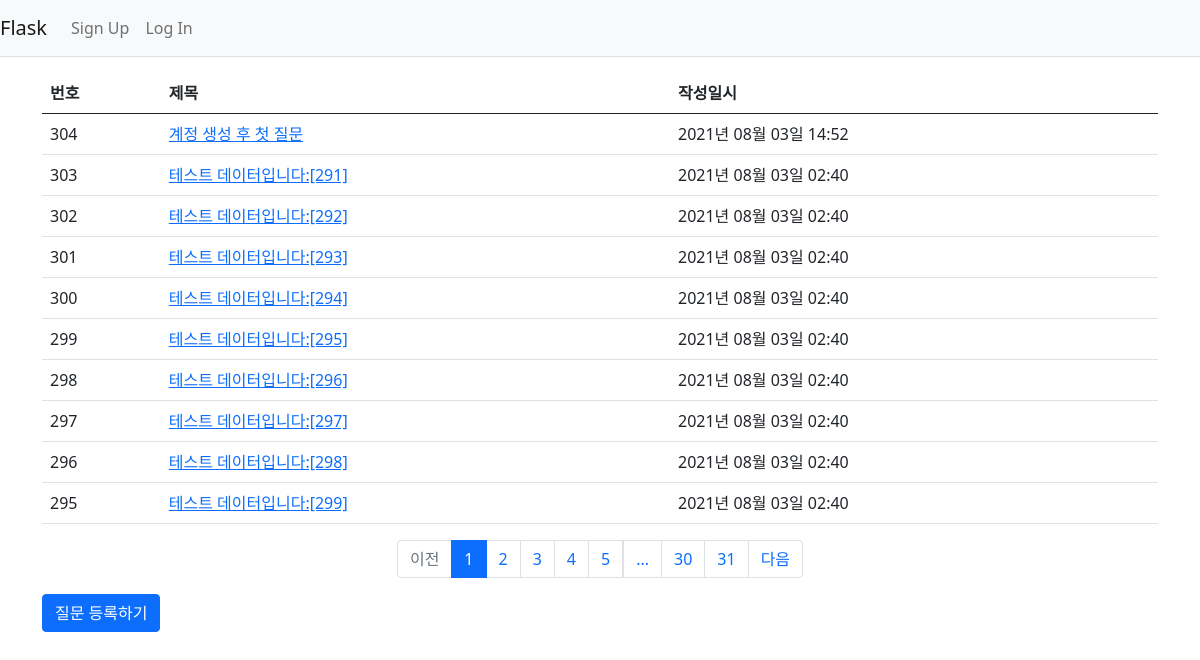
The page /question/list on the database its author committed.
### flask_app/models.py (models this page shows)
class Question(db.Model):
    id = db.Column(db.Integer, primary_key=True)
    subject = db.Column(db.String(200), nullable=False)
    content = db.Column(db.Text(), nullable=False)
    create_date = db.Column(db.DateTime(), nullable=False)
    user_id = db.Column(db.Integer, db.ForeignKey('user.id', ondelete='CASCADE'), nullable=False)
    user = db.relationship('User', backref=db.backref('question_set'))

### flask_app/views/question_views.py (the view)
@bp.route('/list')
def _list():
    page = request.args.get('page', type=int, default=1)
    question_list = Question.query.order_by(Question.create_date.desc())
    question_list = question_list.paginate(page, per_page=10)
    return render_template('question/question_list.html', question_list = question_list)

### flask_app/filter.py (called while the page is built)
def format_datetime(value, fmt='%Y년 %m월 %d일 %H:%M'):
    return value.strftime(fmt)

### flask_app/views/auth_views.py (called while the page is built)
@bp.before_app_request
def load_logged_in_user():
    user_id = session.get('user_id')
    if user_id is None:
        g.user = None
    else:
        g.user = User.query.get(user_id)

### flask_app/templates/question/question_list.html (shortened to what this page needs)
{% extends 'base.html' %}
{% block content %}
<div class="container my-3">
    <table class="table">
        <thead>
        <tr class="thead-dark">
            <th>번호</th>
            <th>제목</th>
            <th>작성일시</th>
        </tr>
        </thead>
        <tbody>
        {% if question_list %}
        {% for question in question_list.items %}
        <tr>
            <td>{{ question_list.total - ((question_list.page - 1) * question_list.per_page) - loop.index0 }}</td>
            <td>
                <a href="{{ url_for('question.detail', question_id=question.id) }}">{{ question.subject }}</a>
            </td>
            <td>{{ question.create_date|datetime }}</td>
        </tr>
        {% endfor %}
        {% else %}
        <tr>
            <td colspan="3">질문이 없습니다.</td>
        </tr>
        {% endif %}
        </tbody>
    </table>
    <ul class="pagination justify-content-center">
        {% if question_list.has_prev %}
        <li class='page-item'>
            <a class='page-link' href="?page={{ question_list.prev_num }}">이전</a>
        </li>
        {% else %}
        <li class='page-item disabled'>
            <a class='page-link' tabindex="-1" aria-disabled="true" href="#">이전</a>
        </li>
        {% endif %}
        {% for page_num in question_list.iter_pages() %}
            {% if page_num %}
                {% if page_num != question_list.page %}
                <li class='page-item'>
                    <a class='page-link' href="?page={{ page_num }}">{{ page_num }}</a>
                </li>
                {% else %}
                <li class='page-item active' aria-current='page'>
                    <a class="page-link" href="#">{{ page_num }}</a>
                </li>
                {% endif %}
            {% else %}
                <li class='disabled'>
                    <a class='page-link' href="#">...</a>
                </li>
            {% endif %}
        {% endfor %}
        {% if question_list.has_next %}
        <li class="page-item">
            <a class="page-link" href="?page={{ question_list.next_num }}">다음</a>
        </li>
        {% else %}
        <li class="page-item disabled">
            <a class='page-link' tabindex="-1" aria-disabled='true' href="#">다음</a>
        </li>
        {% endif %}
    </ul>
    <a href="{{ url_for('question.create') }}" class="btn btn-primary">질문 등록하기</a>
</div>
{% endblock %}

### flask_app/templates/base.html (shortened to what this page needs)
<!doctype html>
<html lang="ko">
<head>
    <link rel="stylesheet" href="{{ url_for('static', filename='bootstrap.min.css') }}">
    <link rel="stylesheet" href="{{ url_for('static', filename='style.css') }}">
</head>
<body>
{% include 'navbar.html' %}
{% block content %}
{% endblock %}
</body>
</html>

### flask_app/templates/navbar.html (shortened to what this page needs)
<nav class='navbar navbar-expand-lg navbar-light bg-light border-bottom'>
    <a class="navbar-brand" href="{{ url_for('main.index') }}">Flask</a>
    <div class="collapse navbar-collapse flex-grow-0" id="navbarNav">
        {% if g.user %}
        <ul class='navbar-nav'>
            <li class='nav-item'>
                <a class='nav-link' href="{{ url_for('auth.logout') }}">{{ g.user.username }} (로그아웃)</a>
            </li>
        </ul>
        {% else %}
        <ul class="navbar-nav">
            <li class="nav-item">
                <a class="nav-link" href="{{ url_for('auth.signup') }}">Sign Up</a>
            </li>
            <li class="nav-item">
                <a class="nav-link" href="{{ url_for('auth.login') }}">Log In</a>
            </li>
        </ul>
        {% endif %}
    </div>
</nav>

### rows shown on the page
Question: total "304", subject "계정 생성 후 첫 질문", create_date "2021년 08월 03일 14:52"
Question: total "303", subject "테스트 데이터입니다:[291]", create_date "2021년 08월 03일 02:40"
Question: total "302", subject "테스트 데이터입니다:[292]", create_date "2021년 08월 03일 02:40"
Question: total "301", subject "테스트 데이터입니다:[293]", create_date "2021년 08월 03일 02:40"
Question: total "300", subject "테스트 데이터입니다:[294]", create_date "2021년 08월 03일 02:40"
Question: total "299", subject "테스트 데이터입니다:[295]", create_date "2021년 08월 03일 02:40"
Question: total "298", subject "테스트 데이터입니다:[296]", create_date "2021년 08월 03일 02:40"
Question: total "297", subject "테스트 데이터입니다:[297]", create_date "2021년 08월 03일 02:40"
Question: total "296", subject "테스트 데이터입니다:[298]", create_date "2021년 08월 03일 02:40"
Question: total "295", subject "테스트 데이터입니다:[299]", create_date "2021년 08월 03일 02:40"

### other values the page prints
{{ page_num }} "1"
{{ page_num }} "2" "3" "4" "5" "30" "31"
